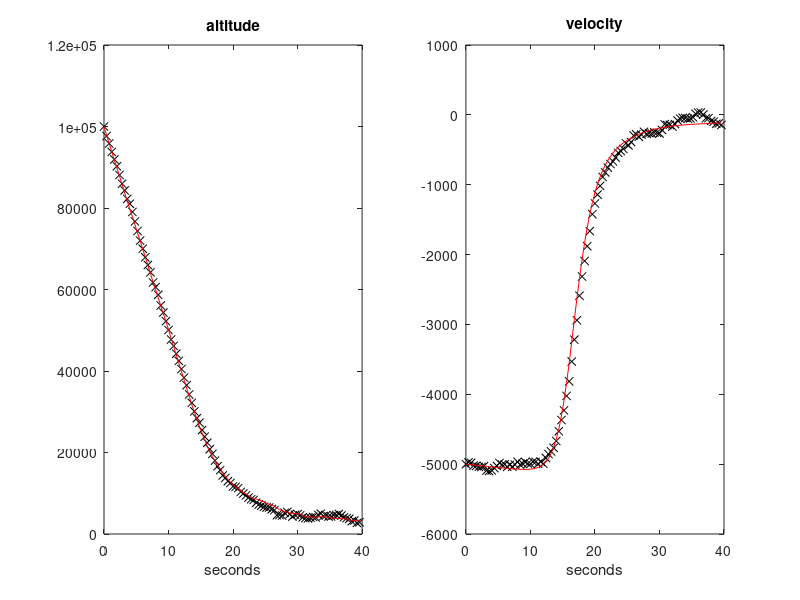
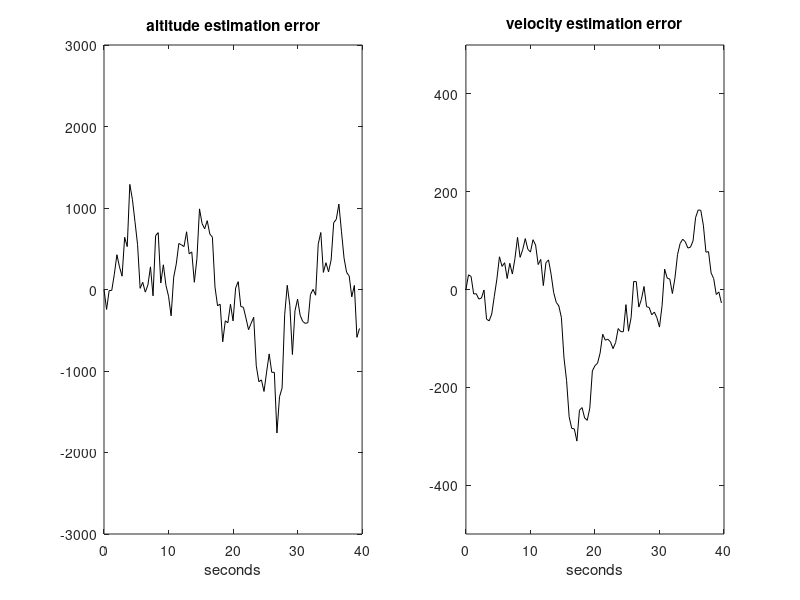
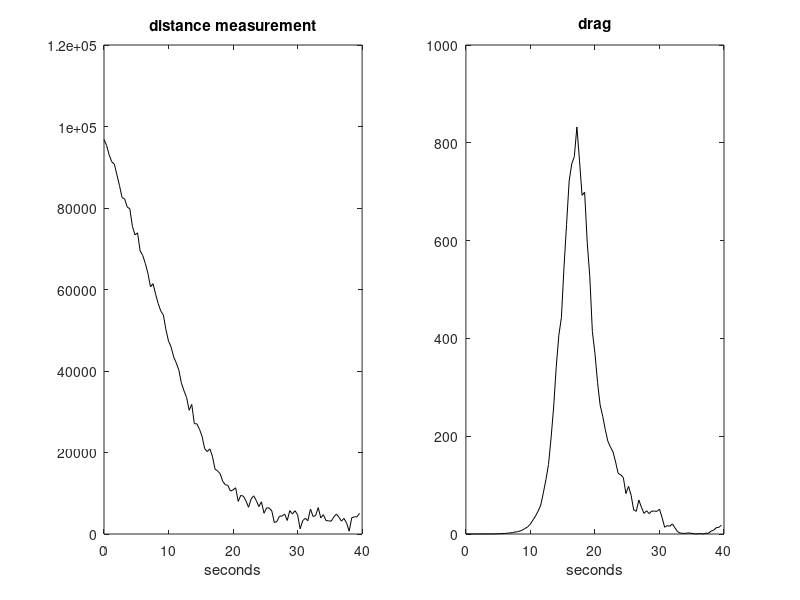
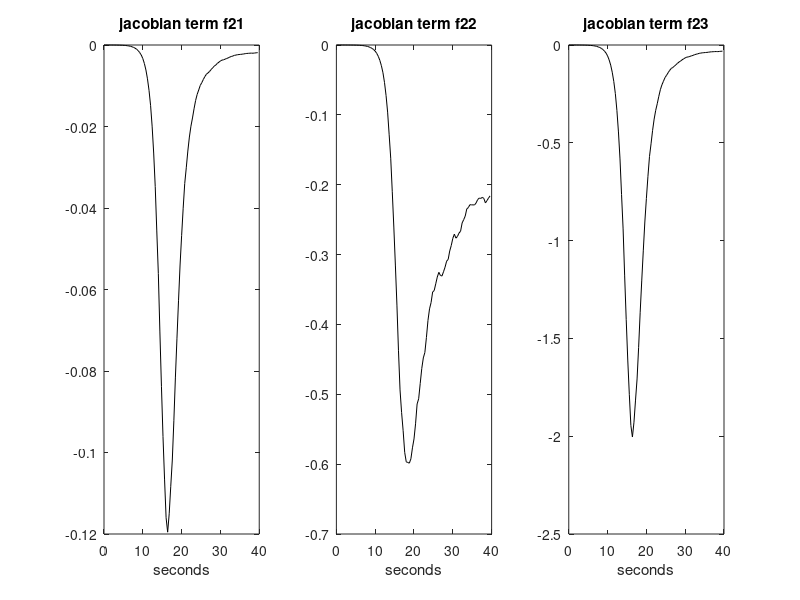

MATLAB code to generate these figures, in order:
%Extended Kalman filter example
%Radar monitoring of falling body

%----------------------------------------------------
%Prepare for the simulation of the falling body

T=0.4; %sampling period
g=-9.81;
rho0=1.225; %air density, sea level
k=6705.6; %density vs. altitude constant
L=100; %horizontal distance radar<->object
L2=L^2;

Nf=100; %maximum number of samples

rx=zeros(3,Nf); %space for state record
rd=zeros(1,Nf); %space for drag record
ry=zeros(1,Nf); %space for measurement record
tim=0:T:(Nf-1)*T; %time

%process noise
Sw=[10^5 0 0; 0 10^3 0; 0 0 10^2]; %cov
bn=randn(3,Nf); sn=zeros(3,Nf); 
sn(1,:)=sqrt(Sw(1,1))*bn(1,:); %state noise along simulation
sn(2,:)=sqrt(Sw(2,2))*bn(2,:);  %"   "   "
sn(3,:)=sqrt(Sw(3,3))*bn(3,:);  %"   "   "
%observation noise
Sv=10^6; %cov.
on=sqrt(Sv)*randn(1,Nf); %observation noise along simulation


%----------------------------------------------------
%Prepare for filtering

%space for matrices
K=zeros(3,Nf); M=zeros(3,3,Nf); P=zeros(3,3,Nf);
%space for recording er(n), xe(n)
rer=zeros(3,Nf); rxe=zeros(3,Nf);
%space for recording jacobians
rf2=zeros(3,Nf); rh1=zeros(1,Nf);

W=eye(3,3); %process noise jacobian
V=1; %observation noise jacobian

%----------------------------------------------------
%Behaviour of the system and the filter after initial state

x=[10^5; -5000; 400]; %initial state
xe=x; % initial values of filter state
xa=xe; %initial intermediate state

nn=1;
while nn<Nf+1,
   
   %estimation recording
   rxe(:,nn)=xe; %state
   rer(:,nn)=x-xe; %error
   
   %system
   rx(:,nn)=x; %state recording
   rho=rho0*exp(-x(1)/k); %air density   
   d=(rho*(x(2)^2))/(2*x(3)); %drag
   rd(nn)=d; %drag recording
     
   %next system state
   x(1)=x(1)+(x(2)*T)+sn(1,nn);
   x(2)=x(2)+((g+d)*T)+sn(2,nn);
   x(3)=x(3)+sn(3,nn);   
   %system output
   y=on(nn)+sqrt(L2+(x(1)^2));
   ym=y; %measurement
   ry(nn)=ym; %measurement recording 
   
 %Prediction
   %a priori state
    rho=rho0*exp(-xe(1)/k); %air density
    d=(rho*(xe(2)^2))/(2*xe(3)); %drag
    xa(1)=xe(1)+(xe(2)*T);
    xa(2)=xe(2)+((g+d)*T);
    xa(3)=xe(3); 
   %a priori cov.
    f21=-d/k; f22=(rho*xe(2)/xe(3)); f23=-(d/xe(3));
    F=[0 1 0; f21 f22 f23; 0 0 0]; %state jacobian   
    M(:,:,nn+1)=(F*P(:,:,nn)*F')+ (W*Sw*W');  
    %
   %Update 
    ya=sqrt(L2+xa(1)^2);
    h1=xa(1)/ya;
    H=[h1 0 0]; %measurement jacobian
    K(:,nn+1)=(M(:,:,nn+1)*H')*inv((H*M(:,:,nn+1)*H')+(V*Sv*V'));
    P(:,:,nn+1)=M(:,:,nn+1)-(K(:,nn+1)*H*M(:,:,nn+1));
    xe=xa+(K(:,nn+1)*(ym-ya)); %estimated (a posteriori) state 
    
    %jacobian recording
    rf2(:,nn)=[f21; f22; f23]; rh1(nn)=h1;
    
    nn=nn+1;       
end; 


%------------------------------------------------------
%display

figure(1)
subplot(1,2,1)
plot(tim,rx(1,1:Nf),'kx'); hold on;
plot(tim,rxe(1,1:Nf),'r');
title('altitude'); xlabel('seconds')
axis([0 Nf*T 0 12*10^4]);

subplot(1,2,2)
plot(tim,rx(2,1:Nf),'kx'); hold on;
plot(tim,rxe(2,1:Nf),'r');
title('velocity'); xlabel('seconds');
axis([0 Nf*T -6000 1000]);

figure(2)
subplot(1,2,1)
plot(tim,rer(1,1:Nf),'k');
title('altitude estimation error');
xlabel('seconds');
axis([0 Nf*T -3000 3000]);

subplot(1,2,2)
plot(tim,rer(2,1:Nf),'k');
title('velocity estimation error');
xlabel('seconds');
axis([0 Nf*T -500 500]);

figure(3)
subplot(1,2,1)
plot(tim,ry(1:Nf),'k');
title('distance measurement');
xlabel('seconds');
axis([0 Nf*T 0 12*10^4]);

subplot(1,2,2)
plot(tim,rd(1:Nf),'k');
title('drag');
xlabel('seconds');
axis([0 Nf*T 0 1000]);

figure(4)
subplot(1,3,1)
plot(tim,rf2(1,1:Nf),'k');
title('jacobian term f21');
xlabel('seconds');

subplot(1,3,2)
plot(tim,rf2(2,1:Nf),'k');
title('jacobian term f22');
xlabel('seconds');

subplot(1,3,3)
plot(tim,rf2(3,1:Nf),'k');
title('jacobian term f23');
xlabel('seconds');

figure(5)
subplot(1,2,1)
plot(tim,K(1,1:Nf),'k');
title('Kalman gain, altitude');
xlabel('seconds');
axis([0 Nf*T 0 0.12]);


subplot(1,2,2)
plot(tim,K(2,1:Nf),'k');
title('Kalman gain: velocity');
xlabel('seconds');
axis([0 Nf*T -0.003 0.001]);

figure(6)
% display of P(n) evolution
subplot(2,2,1); plot(tim,shiftdim(P(1,1,1:Nf)),'k'); 
                title('P11');%plots P11
subplot(2,2,2); plot(tim,shiftdim(P(1,2,1:Nf)),'k');
                title('P12');%plots P12
subplot(2,2,3); plot(tim,shiftdim(P(2,1,1:Nf)),'k');
                title('P21');%plots P21
subplot(2,2,4); plot(tim,shiftdim(P(2,2,1:Nf)),'k');
                title('P22'); %plots P22
xlabel('sampling periods');
